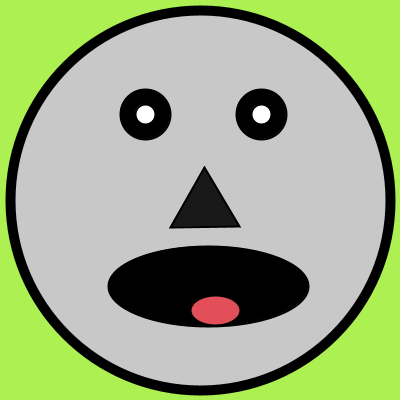
Frame 1 (no input)
Frame 60 (the mouse pressed at the canvas centre just before this capture): identical to frame 1, image omitted
Frame 120 (the mouse held since frame 60 and released just before this capture): identical to frame 1, image omitted

The Processing sketch that drew this single still picture (run headless with seeded random() and noise(); from frame 60 on, the mouse is pressed at the canvas centre):

// Processing sketch: processing_83937
// ── processing_83937.pde

void setup(){
 size(400,400);
 }

void draw(){
  background (173,240,82);
  fill(200);
  strokeWeight(10);
  ellipse(200,200,380,380);
  strokeWeight(2);
  fill(0);
ellipse(145,114,50,50);
ellipse(261,114,50,50);
fill(255);
ellipse(145,114,20,20);
ellipse(261,114,20,20);
fill(0);
ellipse(208,286,200,80);
fill(227,79,88);
ellipse(215,310,50,30);
fill(25);
triangle(170, 227, 204, 167, 239, 226);
}
